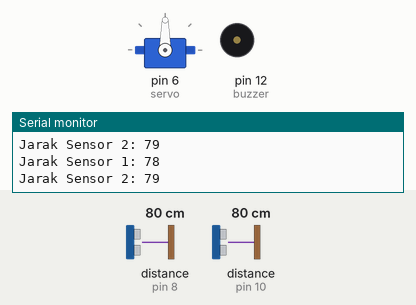
Bench run of a sketch on a simulated Arduino Uno, built with avr-gcc and run on an emulated ATmega328P. Parts: servo, buzzer (waves = sounding), the last lines printed to the serial monitor. Wiring (inferred from the names in the program): 2 × ultrasonic range finder: trigger pin 9, echo pin 8 / trigger pin 11, echo pin 10. The test bench sets the inputs (shaded band); at power-on: distance to the obstacle (sensors on pin 10, pin 8) 80 cm. The echo pulse lasts 58.3 µs per cm.

Above: at 1.3 s.
1.4 s: distance to the obstacle (sensor on pin 10) set to 23 cm
2.9 s: distance to the obstacle (sensor on pin 10) set to 19 cm
At 3.4 s:
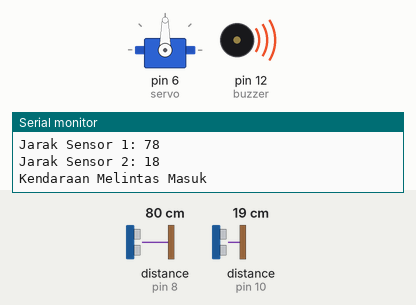
5.9 s: distance to the obstacle (sensor on pin 8) set to 23 cm
8.9 s: distance to the obstacle (sensor on pin 8) set to 19 cm
At 9.6 s:
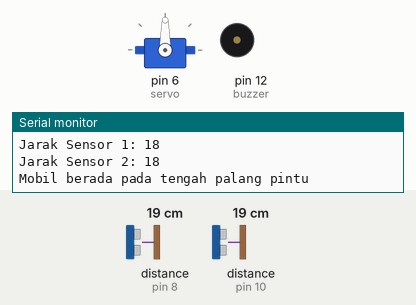
11.1 s: distance to the obstacle (sensor on pin 10) set to 35 cm
At 11.8 s:
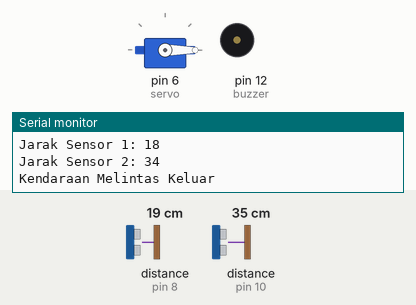
12.6 s: distance to the obstacle (sensor on pin 10) set to 2 cm
At 18.9 s:
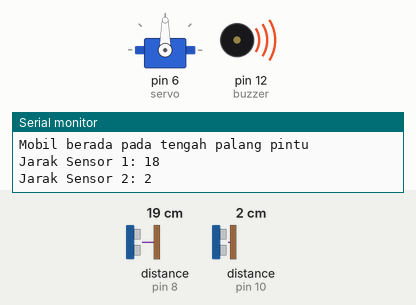
Timing chart, 0 to 19.3 s (numbered marks = the images above; inputs shaded):
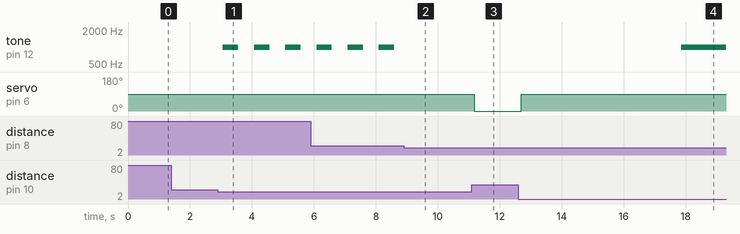

Measured:
- the behaviour switches between 21 and 20 cm on distance to the obstacle (sensor on pin 10) (found by bisection; images 0 and 1)
- the behaviour switches between 22 and 21 cm on distance to the obstacle (sensor on pin 8) (found by bisection; images 1 and 2)
- after the input at 2.9 s, tone on pin 12 (buzzer): alternates 1000 Hz for 0.50 s and silent for 0.51 s, starting after 0.16 s
- after the input at 8.9 s, tone on pin 12 (buzzer): stops changing and stays silent
- after the input at 11.1 s, servo on pin 6 (servo): 90° → 0° after 0.07 s
- after the input at 12.6 s, tone on pin 12 (buzzer): silent → 1000 Hz after 5.3 s; servo on pin 6 (servo): 0° → 90° after 0.10 s

The sketch:

sketch_oct23a.ino
```cpp
#include <Servo.h>

Servo servo;

int trig1 = 9;
int echo1 = 8;
int trig2 = 11;
int echo2 = 10;
int buzzer = 12;

long durasi, jarak;
long durasi1, jarak1;

unsigned long stopTime = 0; // Time when the vehicle stops at the middle
bool vehicleStopped = false; // Status to track if vehicle is stopped

void setup() {
  servo.attach(6);
  servo.write(90);  // Start with the gate closed at 90 degrees
  Serial.begin(9600);

  pinMode(trig1, OUTPUT);
  pinMode(echo1, INPUT);
  pinMode(trig2, OUTPUT);
  pinMode(echo2, INPUT);
  pinMode(buzzer, OUTPUT); // Set buzzer pin as output
}

void loop() {
  // Sensor 1 (Exit sensor)
  digitalWrite(trig1, LOW);
  delayMicroseconds(2);
  digitalWrite(trig1, HIGH);
  delayMicroseconds(10);
  digitalWrite(trig1, LOW);
  durasi = pulseIn(echo1, HIGH);
  jarak = (durasi * 0.034) / 2;

  // Sensor 2 (Entry sensor)
  digitalWrite(trig2, LOW);
  delayMicroseconds(2);
  digitalWrite(trig2, HIGH);
  delayMicroseconds(10);
  digitalWrite(trig2, LOW);
  durasi1 = pulseIn(echo2, HIGH);
  jarak1 = (durasi1 * 0.034) / 2;

  // Print distances for debugging
  Serial.print("Jarak Sensor 1: ");
  Serial.println(jarak);
  Serial.print("Jarak Sensor 2: ");
  Serial.println(jarak1);

  // Gate and Alarm control logic
  if (jarak < 20 && jarak1 > 20) {
    // Vehicle leaving the complex
    servo.write(0);  // Open gate to 0 degrees
    Serial.println("Kendaraan Melintas Keluar");
    noTone(buzzer);
    stopTime = 0;  // Reset stop time as the vehicle left
    vehicleStopped = false;
  }
  else if (jarak1 < 20 && jarak > 20) {
    // Vehicle entering the complex
    servo.write(90);  // Close gate to 90 degrees
    Serial.println("Kendaraan Melintas Masuk");
    tone(buzzer, 1000);  // Short beep
    delay(500);
    noTone(buzzer);
    stopTime = 0;  // Reset stop time as the vehicle entered
    vehicleStopped = false;
  }
  else if (jarak1 < 20 && jarak < 20) {
    // Vehicle in the middle of the gate
    Serial.println("Mobil berada pada tengah palang pintu");
    servo.write(90);  // Keep the gate closed
    if (!vehicleStopped) {
      stopTime = millis();  // Start the timer when vehicle stops
      vehicleStopped = true;
    }
  }

  // Check if vehicle has stopped in the middle for more than 5 seconds
  if (vehicleStopped && (millis() - stopTime > 5000)) {
    tone(buzzer, 1000);  // Continuous beep if vehicle stops for more than 5 seconds
  }

  delay(500);  // Small delay for smooth sensor readings
}
```
